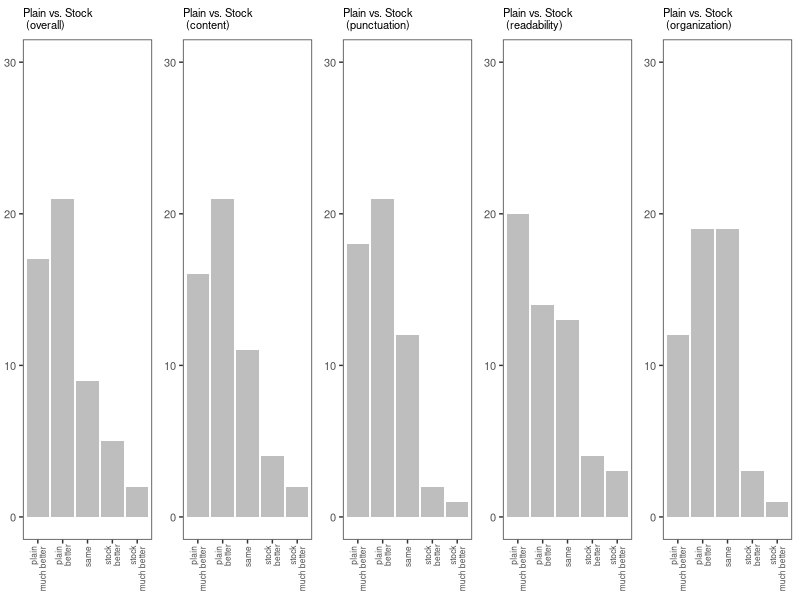

The R source for this figure:
require(ggplot2)
require(gridExtra)

library(scales)

myHist <- function(dataTable, graphTitle, xLabelsFrom, xLabelsTo){
  hist <- ggplot(dataTable, aes(y=dataTable$count, x=factor(dataTable$answer, levels=unique(as.character(dataTable$answer))))) +
         geom_bar(stat="identity", fill="grey") +
         ylab("") + xlab("") + ggtitle(graphTitle) +
         theme_bw() + theme(plot.title=element_text(size=8),
                            plot.margin=unit(c(0.2,0.2,-0.4,-0.4), "cm"),
                            axis.text=element_text(size=8),
                            panel.grid.major = element_blank(),
                            panel.grid.minor = element_blank()) +
         theme(axis.text.x = element_text(size=6, angle=90, hjust=1.1, vjust=0.5)) +
         ylim(0, 30) +
         scale_x_discrete(breaks=xLabelsFrom, labels=xLabelsTo)
  return(hist)
}

table = read.csv(file="study1.csv", header=TRUE, sep=",")
attach(table)

plot1 <- myHist(table[table$comparison=='plain_vs_stock' & table$factor=='overall',],
                "Plain vs. Stock \n (overall)",
                c("plain-much_better", "plain-better", "same", "stock-better", "stock-much_better"),
                c("plain \n much better", "plain \n better", "same ", "stock \n better", "stock \n much better"))
plot2 <- myHist(table[table$comparison=='plain_vs_stock' & table$factor=='content',],
                "Plain vs. Stock \n (content)",
                c("plain-much_better", "plain-better", "same", "stock-better", "stock-much_better"),
                c("plain \n much better", "plain \n better", "same ", "stock \n better", "stock \n much better"))
plot3 <- myHist(table[table$comparison=='plain_vs_stock' & table$factor=='punctuation',],
                "Plain vs. Stock \n (punctuation)",
                c("plain-much_better", "plain-better", "same", "stock-better", "stock-much_better"),
                c("plain \n much better", "plain \n better", "same ", "stock \n better", "stock \n much better"))
plot4 <- myHist(table[table$comparison=='plain_vs_stock' & table$factor=='readability',],
                "Plain vs. Stock \n (readability)",
                c("plain-much_better", "plain-better", "same", "stock-better", "stock-much_better"),
                c("plain \n much better", "plain \n better", "same ", "stock \n better", "stock \n much better"))
plot5 <- myHist(table[table$comparison=='plain_vs_stock' & table$factor=='organization',],
                "Plain vs. Stock \n (organization)",
                c("plain-much_better", "plain-better", "same", "stock-better", "stock-much_better"),
                c("plain \n much better", "plain \n better", "same ", "stock \n better", "stock \n much better"))

pdf("out.pdf", width=8, height=2)
grid.arrange(plot1, plot2, plot3, plot4, plot5, ncol=5, nrow=1)
dev.off()
